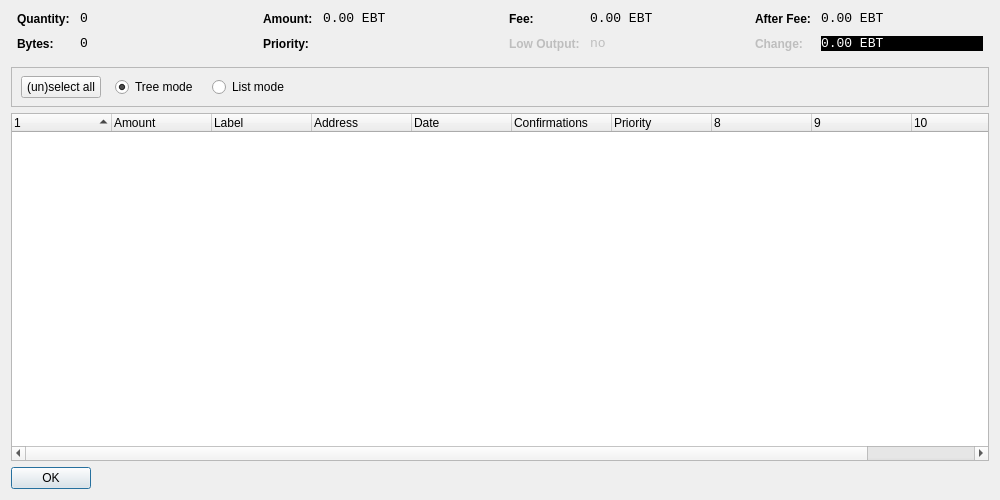
<?xml version="1.0" encoding="UTF-8"?>
<ui version="4.0">
 <class>CoinControlDialog</class>
 <widget class="QDialog" name="CoinControlDialog">
  <property name="geometry">
   <rect>
    <x>0</x>
    <y>0</y>
    <width>1000</width>
    <height>500</height>
   </rect>
  </property>
  <property name="windowTitle">
   <string>Coin Control</string>
  </property>
  <layout class="QVBoxLayout" name="verticalLayout">
   <item>
    <layout class="QHBoxLayout" name="horizontalLayoutTop" stretch="0,0,0,0">
     <property name="topMargin">
      <number>0</number>
     </property>
     <property name="bottomMargin">
      <number>10</number>
     </property>
     <item>
      <layout class="QFormLayout" name="formLayoutCoinControl1">
       <property name="horizontalSpacing">
        <number>10</number>
       </property>
       <property name="verticalSpacing">
        <number>10</number>
       </property>
       <property name="leftMargin">
        <number>6</number>
       </property>
       <property name="rightMargin">
        <number>6</number>
       </property>
       <item row="0" column="0">
        <widget class="QLabel" name="labelCoinControlQuantityText">
         <property name="styleSheet">
          <string notr="true">font-weight:bold;</string>
         </property>
         <property name="text">
          <string>Quantity:</string>
         </property>
        </widget>
       </item>
       <item row="0" column="1">
        <widget class="QLabel" name="labelCoinControlQuantity">
         <property name="font">
          <font>
           <family>Monospace</family>
           <pointsize>10</pointsize>
          </font>
         </property>
         <property name="cursor">
          <cursorShape>IBeamCursor</cursorShape>
         </property>
         <property name="contextMenuPolicy">
          <enum>Qt::ActionsContextMenu</enum>
         </property>
         <property name="text">
          <string>0</string>
         </property>
         <property name="textInteractionFlags">
          <set>Qt::LinksAccessibleByMouse|Qt::TextSelectableByKeyboard|Qt::TextSelectableByMouse</set>
         </property>
        </widget>
       </item>
       <item row="1" column="0">
        <widget class="QLabel" name="labelCoinControlBytesText">
         <property name="styleSheet">
          <string notr="true">font-weight:bold;</string>
         </property>
         <property name="text">
          <string>Bytes:</string>
         </property>
        </widget>
       </item>
       <item row="1" column="1">
        <widget class="QLabel" name="labelCoinControlBytes">
         <property name="font">
          <font>
           <family>Monospace</family>
           <pointsize>10</pointsize>
          </font>
         </property>
         <property name="cursor">
          <cursorShape>IBeamCursor</cursorShape>
         </property>
         <property name="contextMenuPolicy">
          <enum>Qt::ActionsContextMenu</enum>
         </property>
         <property name="text">
          <string>0</string>
         </property>
         <property name="textInteractionFlags">
          <set>Qt::LinksAccessibleByMouse|Qt::TextSelectableByKeyboard|Qt::TextSelectableByMouse</set>
         </property>
        </widget>
       </item>
      </layout>
     </item>
     <item>
      <layout class="QFormLayout" name="formLayoutCoinControl2">
       <property name="horizontalSpacing">
        <number>10</number>
       </property>
       <property name="verticalSpacing">
        <number>10</number>
       </property>
       <property name="leftMargin">
        <number>6</number>
       </property>
       <property name="rightMargin">
        <number>6</number>
       </property>
       <item row="0" column="0">
        <widget class="QLabel" name="labelCoinControlAmountText">
         <property name="styleSheet">
          <string notr="true">font-weight:bold;</string>
         </property>
         <property name="text">
          <string>Amount:</string>
         </property>
        </widget>
       </item>
       <item row="0" column="1">
        <widget class="QLabel" name="labelCoinControlAmount">
         <property name="font">
          <font>
           <family>Monospace</family>
           <pointsize>10</pointsize>
          </font>
         </property>
         <property name="cursor">
          <cursorShape>IBeamCursor</cursorShape>
         </property>
         <property name="contextMenuPolicy">
          <enum>Qt::ActionsContextMenu</enum>
         </property>
         <property name="text">
          <string>0.00 EBT</string>
         </property>
         <property name="textInteractionFlags">
          <set>Qt::LinksAccessibleByMouse|Qt::TextSelectableByKeyboard|Qt::TextSelectableByMouse</set>
         </property>
        </widget>
       </item>
       <item row="1" column="0">
        <widget class="QLabel" name="labelCoinControlPriorityText">
         <property name="styleSheet">
          <string notr="true">font-weight:bold;</string>
         </property>
         <property name="text">
          <string>Priority:</string>
         </property>
        </widget>
       </item>
       <item row="1" column="1">
        <widget class="QLabel" name="labelCoinControlPriority">
         <property name="font">
          <font>
           <family>Monospace</family>
           <pointsize>10</pointsize>
          </font>
         </property>
         <property name="cursor">
          <cursorShape>IBeamCursor</cursorShape>
         </property>
         <property name="contextMenuPolicy">
          <enum>Qt::ActionsContextMenu</enum>
         </property>
         <property name="text">
          <string/>
         </property>
         <property name="textInteractionFlags">
          <set>Qt::LinksAccessibleByMouse|Qt::TextSelectableByKeyboard|Qt::TextSelectableByMouse</set>
         </property>
        </widget>
       </item>
      </layout>
     </item>
     <item>
      <layout class="QFormLayout" name="formLayoutCoinControl3">
       <property name="horizontalSpacing">
        <number>10</number>
       </property>
       <property name="verticalSpacing">
        <number>10</number>
       </property>
       <property name="leftMargin">
        <number>6</number>
       </property>
       <property name="rightMargin">
        <number>6</number>
       </property>
       <item row="0" column="0">
        <widget class="QLabel" name="labelCoinControlFeeText">
         <property name="styleSheet">
          <string notr="true">font-weight:bold;</string>
         </property>
         <property name="text">
          <string>Fee:</string>
         </property>
        </widget>
       </item>
       <item row="0" column="1">
        <widget class="QLabel" name="labelCoinControlFee">
         <property name="font">
          <font>
           <family>Monospace</family>
           <pointsize>10</pointsize>
          </font>
         </property>
         <property name="cursor">
          <cursorShape>IBeamCursor</cursorShape>
         </property>
         <property name="contextMenuPolicy">
          <enum>Qt::ActionsContextMenu</enum>
         </property>
         <property name="text">
          <string>0.00 EBT</string>
         </property>
         <property name="textInteractionFlags">
          <set>Qt::LinksAccessibleByMouse|Qt::TextSelectableByKeyboard|Qt::TextSelectableByMouse</set>
         </property>
        </widget>
       </item>
       <item row="1" column="0">
        <widget class="QLabel" name="labelCoinControlLowOutputText">
         <property name="enabled">
          <bool>false</bool>
         </property>
         <property name="styleSheet">
          <string notr="true">font-weight:bold;</string>
         </property>
         <property name="text">
          <string>Low Output:</string>
         </property>
        </widget>
       </item>
       <item row="1" column="1">
        <widget class="QLabel" name="labelCoinControlLowOutput">
         <property name="enabled">
          <bool>false</bool>
         </property>
         <property name="font">
          <font>
           <family>Monospace</family>
           <pointsize>10</pointsize>
          </font>
         </property>
         <property name="cursor">
          <cursorShape>IBeamCursor</cursorShape>
         </property>
         <property name="contextMenuPolicy">
          <enum>Qt::ActionsContextMenu</enum>
         </property>
         <property name="text">
          <string>no</string>
         </property>
         <property name="textInteractionFlags">
          <set>Qt::LinksAccessibleByMouse|Qt::TextSelectableByKeyboard|Qt::TextSelectableByMouse</set>
         </property>
        </widget>
       </item>
      </layout>
     </item>
     <item>
      <layout class="QFormLayout" name="formLayoutCoinControl4">
       <property name="horizontalSpacing">
        <number>10</number>
       </property>
       <property name="verticalSpacing">
        <number>10</number>
       </property>
       <property name="leftMargin">
        <number>6</number>
       </property>
       <property name="rightMargin">
        <number>6</number>
       </property>
       <item row="0" column="0">
        <widget class="QLabel" name="labelCoinControlAfterFeeText">
         <property name="styleSheet">
          <string notr="true">font-weight:bold;</string>
         </property>
         <property name="text">
          <string>After Fee:</string>
         </property>
        </widget>
       </item>
       <item row="0" column="1">
        <widget class="QLabel" name="labelCoinControlAfterFee">
         <property name="font">
          <font>
           <family>Monospace</family>
           <pointsize>10</pointsize>
          </font>
         </property>
         <property name="cursor">
          <cursorShape>IBeamCursor</cursorShape>
         </property>
         <property name="contextMenuPolicy">
          <enum>Qt::ActionsContextMenu</enum>
         </property>
         <property name="text">
          <string>0.00 EBT</string>
         </property>
         <property name="textInteractionFlags">
          <set>Qt::LinksAccessibleByMouse|Qt::TextSelectableByKeyboard|Qt::TextSelectableByMouse</set>
         </property>
        </widget>
       </item>
       <item row="1" column="0">
        <widget class="QLabel" name="labelCoinControlChangeText">
         <property name="enabled">
          <bool>false</bool>
         </property>
         <property name="styleSheet">
          <string notr="true">font-weight:bold;</string>
         </property>
         <property name="text">
          <string>Change:</string>
         </property>
        </widget>
       </item>
       <item row="1" column="1">
        <widget class="QLabel" name="labelCoinControlChange">
         <property name="styleSheet">
          <string notr="true">color:white;background-color:black;border-width:1px</string>
         </property>
         <property name="enabled">
          <bool>false</bool>
         </property>
         <property name="font">
          <font>
           <family>Monospace</family>
           <pointsize>10</pointsize>
          </font>
         </property>
         <property name="cursor">
          <cursorShape>IBeamCursor</cursorShape>
         </property>
         <property name="contextMenuPolicy">
          <enum>Qt::ActionsContextMenu</enum>
         </property>
         <property name="text">
          <string>0.00 EBT</string>
         </property>
         <property name="textInteractionFlags">
          <set>Qt::LinksAccessibleByMouse|Qt::TextSelectableByKeyboard|Qt::TextSelectableByMouse</set>
         </property>
        </widget>
       </item>
      </layout>
     </item>
    </layout>
   </item>
   <item>
    <widget class="QFrame" name="frame">
     <property name="minimumSize">
      <size>
       <width>0</width>
       <height>40</height>
      </size>
     </property>
     <property name="frameShape">
      <enum>QFrame::StyledPanel</enum>
     </property>
     <property name="frameShadow">
      <enum>QFrame::Sunken</enum>
     </property>
     <widget class="QWidget" name="horizontalLayoutWidget">
      <property name="geometry">
       <rect>
        <x>10</x>
        <y>0</y>
        <width>781</width>
        <height>41</height>
       </rect>
      </property>
      <layout class="QHBoxLayout" name="horizontalLayoutPanel" stretch="0,0,0,0,0">
       <property name="spacing">
        <number>14</number>
       </property>
       <item>
        <widget class="QPushButton" name="pushButtonSelectAll">
         <property name="sizePolicy">
          <sizepolicy hsizetype="Maximum" vsizetype="Fixed">
           <horstretch>0</horstretch>
           <verstretch>0</verstretch>
          </sizepolicy>
         </property>
         <property name="text">
          <string>(un)select all</string>
         </property>
        </widget>
       </item>
       <item>
        <widget class="QRadioButton" name="radioTreeMode">
         <property name="sizePolicy">
          <sizepolicy hsizetype="Maximum" vsizetype="Fixed">
           <horstretch>0</horstretch>
           <verstretch>0</verstretch>
          </sizepolicy>
         </property>
         <property name="text">
          <string>Tree mode</string>
         </property>
         <property name="checked">
          <bool>true</bool>
         </property>
        </widget>
       </item>
       <item>
        <widget class="QRadioButton" name="radioListMode">
         <property name="sizePolicy">
          <sizepolicy hsizetype="Maximum" vsizetype="Fixed">
           <horstretch>0</horstretch>
           <verstretch>0</verstretch>
          </sizepolicy>
         </property>
         <property name="text">
          <string>List mode</string>
         </property>
        </widget>
       </item>
<!--       <item>
        <widget class="QLabel" name="labelLocked">
         <property name="text">
          <string>(1 locked)</string>
         </property>
        </widget>
       </item>
-->
       <item>
        <spacer name="horizontalSpacer">
         <property name="orientation">
          <enum>Qt::Horizontal</enum>
         </property>
         <property name="sizeHint" stdset="0">
          <size>
           <width>40</width>
           <height>20</height>
          </size>
         </property>
        </spacer>
       </item>
      </layout>
     </widget>
    </widget>
   </item>
   <item>
    <widget class="CoinControlTreeWidget" name="treeWidget">
     <property name="contextMenuPolicy">
      <enum>Qt::CustomContextMenu</enum>
     </property>
     <property name="sortingEnabled">
      <bool>false</bool>
     </property>
     <property name="columnCount">
      <number>11</number>
     </property>
     <attribute name="headerShowSortIndicator" stdset="0">
      <bool>true</bool>
     </attribute>
     <attribute name="headerStretchLastSection">
      <bool>false</bool>
     </attribute>
     <column>
      <property name="text">
       <string/>
      </property>
     </column>
     <column>
      <property name="text">
       <string>Amount</string>
      </property>
     </column>
     <column>
      <property name="text">
       <string notr="true">Label</string>
      </property>
     </column>
     <column>
      <property name="text">
       <string>Address</string>
      </property>
     </column>
     <column>
      <property name="text">
       <string>Date</string>
      </property>
     </column>
     <column>
      <property name="text">
       <string>Confirmations</string>
      </property>
      <property name="toolTip">
       <string>Confirmed</string>
      </property>
     </column>
     <column>
      <property name="text">
       <string>Priority</string>
      </property>
     </column>
     <column>
      <property name="text">
       <string/>
      </property>
     </column>
     <column>
      <property name="text">
       <string/>
      </property>
     </column>
     <column>
      <property name="text">
       <string/>
      </property>
     </column>
     <column>
      <property name="text">
       <string/>
      </property>
     </column>
    </widget>
   </item>
   <item>
    <widget class="QDialogButtonBox" name="buttonBox">
     <property name="sizePolicy">
      <sizepolicy hsizetype="Maximum" vsizetype="Fixed">
       <horstretch>0</horstretch>
       <verstretch>0</verstretch>
      </sizepolicy>
     </property>
     <property name="orientation">
      <enum>Qt::Horizontal</enum>
     </property>
     <property name="standardButtons">
      <set>QDialogButtonBox::Ok</set>
     </property>
    </widget>
   </item>
  </layout>
 </widget>
 <customwidgets>
  <customwidget>
   <class>CoinControlTreeWidget</class>
   <extends>QTreeWidget</extends>
   <header>coincontroltreewidget.h</header>
  </customwidget>
 </customwidgets>
 <resources/>
 <connections/>
</ui>
